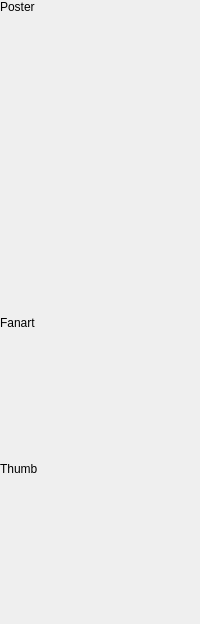
            <widget class="QWidget" name="page">
             <layout class="QVBoxLayout" name="verticalLayout_10">
              <property name="leftMargin">
               <number>0</number>
              </property>
              <property name="topMargin">
               <number>0</number>
              </property>
              <property name="rightMargin">
               <number>0</number>
              </property>
              <property name="bottomMargin">
               <number>0</number>
              </property>
              <item>
               <widget class="QLabel" name="labelPoster">
                <property name="text">
                 <string>Poster</string>
                </property>
               </widget>
              </item>
              <item>
               <widget class="ClosableImage" name="poster">
                <property name="minimumSize">
                 <size>
                  <width>180</width>
                  <height>290</height>
                 </size>
                </property>
                <property name="maximumSize">
                 <size>
                  <width>180</width>
                  <height>290</height>
                 </size>
                </property>
                <property name="cursor">
                 <cursorShape>PointingHandCursor</cursorShape>
                </property>
                <property name="toolTip">
                 <string>Click to Change</string>
                </property>
                <property name="text">
                 <string/>
                </property>
                <property name="pixmap">
                 <pixmap resource="../../data/MediaElch.qrc">:/img/placeholders/poster.png</pixmap>
                </property>
                <property name="alignment">
                 <set>Qt::AlignCenter</set>
                </property>
                <property name="clickable" stdset="0">
                 <bool>true</bool>
                </property>
                <property name="myFixedHeight" stdset="0">
                 <number>290</number>
                </property>
                <property name="title" stdset="0">
                 <string>Poster</string>
                </property>
                <property name="dropShadow" stdset="0">
                 <bool>true</bool>
                </property>
               </widget>
              </item>
              <item>
               <widget class="QLabel" name="labelFanart">
                <property name="text">
                 <string>Fanart</string>
                </property>
               </widget>
              </item>
              <item>
               <widget class="ClosableImage" name="backdrop">
                <property name="minimumSize">
                 <size>
                  <width>180</width>
                  <height>120</height>
                 </size>
                </property>
                <property name="maximumSize">
                 <size>
                  <width>180</width>
                  <height>120</height>
                 </size>
                </property>
                <property name="cursor">
                 <cursorShape>PointingHandCursor</cursorShape>
                </property>
                <property name="toolTip">
                 <string>Click to Change</string>
                </property>
                <property name="text">
                 <string/>
                </property>
                <property name="pixmap">
                 <pixmap resource="../../data/MediaElch.qrc">:/img/placeholders/fanart.png</pixmap>
                </property>
                <property name="alignment">
                 <set>Qt::AlignCenter</set>
                </property>
                <property name="clickable" stdset="0">
                 <bool>true</bool>
                </property>
                <property name="myFixedHeight" stdset="0">
                 <number>120</number>
                </property>
                <property name="title" stdset="0">
                 <string>Fanart</string>
                </property>
                <property name="dropShadow" stdset="0">
                 <bool>true</bool>
                </property>
               </widget>
              </item>
              <item>
               <widget class="QLabel" name="labelThumb">
                <property name="text">
                 <string>Thumb</string>
                </property>
               </widget>
              </item>
              <item>
               <widget class="ClosableImage" name="thumb">
                <property name="minimumSize">
                 <size>
                  <width>180</width>
                  <height>102</height>
                 </size>
                </property>
                <property name="maximumSize">
                 <size>
                  <width>180</width>
                  <height>102</height>
                 </size>
                </property>
                <property name="cursor">
                 <cursorShape>PointingHandCursor</cursorShape>
                </property>
                <property name="toolTip">
                 <string>Click to Change</string>
                </property>
                <property name="text">
                 <string/>
                </property>
                <property name="pixmap">
                 <pixmap resource="../../data/MediaElch.qrc">:/img/placeholders/thumb.png</pixmap>
                </property>
                <property name="alignment">
                 <set>Qt::AlignCenter</set>
                </property>
                <property name="clickable" stdset="0">
                 <bool>true</bool>
                </property>
                <property name="myFixedHeight" stdset="0">
                 <number>102</number>
                </property>
                <property name="title" stdset="0">
                 <string>Thumb</string>
                </property>
                <property name="dropShadow" stdset="0">
                 <bool>true</bool>
                </property>
               </widget>
              </item>
              <item>
               <spacer name="verticalSpacer">
                <property name="orientation">
                 <enum>Qt::Vertical</enum>
                </property>
                <property name="sizeHint" stdset="0">
                 <size>
                  <width>20</width>
                  <height>40</height>
                 </size>
                </property>
               </spacer>
              </item>
             </layout>
            </widget>
